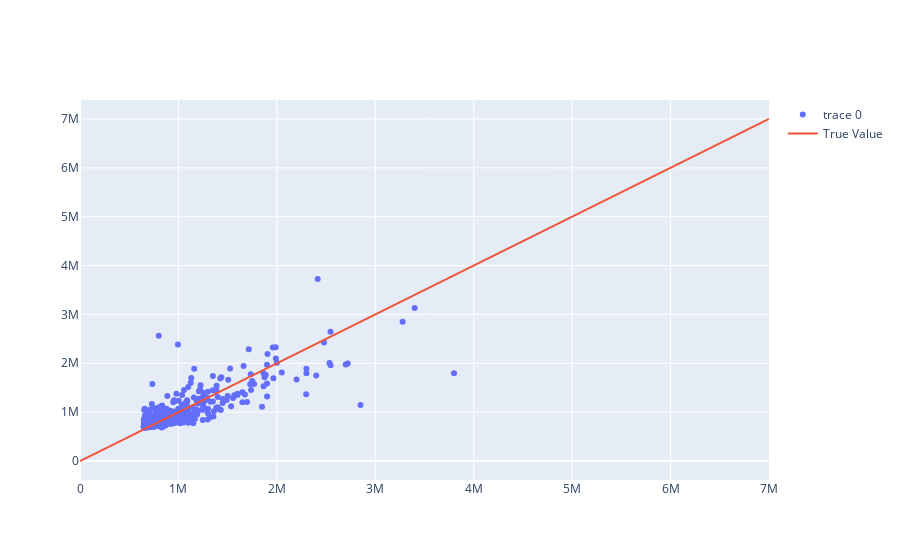

The notebook cell this image was saved under:
### Code cell
# x and y given as DataFrame columns
import plotly.graph_objects as go

fig = go.Figure()

fig.add_trace(go.Scatter(x=rf_test_labels, y=rf_predictions, mode='markers'))

fig.add_trace(go.Scatter(x=[0,7000000], y = [0,7000000],
                    mode='lines',
                    name='True Value'))
fig.show()

### Figure 1 — Plotly figure (JSON) as saved in the notebook; plotly's stock layout.template omitted (floating-point values rounded to 4 significant figures; data arrays with more than 128 entries replaced by an {"elided": "..."} marker saying what was removed)
{"data": [{"mode": "markers", "type": "scatter", "x": {"elided": "538 int values"}, "y": {"elided": "538 float values"}}, {"mode": "lines", "name": "True Value", "type": "scatter", "x": [0, 7000000], "y": [0, 7000000]}], "layout": {}}
